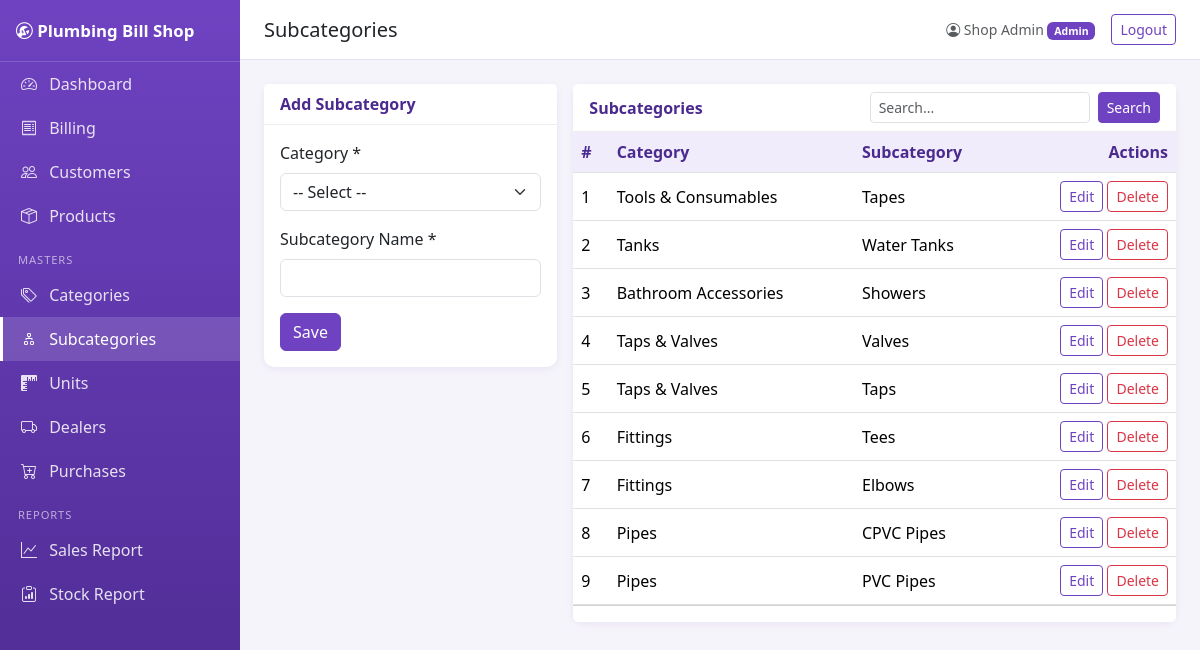
Screenshot of /subcategories/index.php (signed in) with the database file from the repository.
### tables this page shows
CREATE TABLE subcategories (
  id INT AUTO_INCREMENT PRIMARY KEY,
  category_id INT NOT NULL,
  name VARCHAR(100) NOT NULL,
  is_deleted TINYINT(1) NOT NULL DEFAULT 0,
  created_at TIMESTAMP NOT NULL DEFAULT CURRENT_TIMESTAMP,
  updated_at TIMESTAMP NOT NULL DEFAULT CURRENT_TIMESTAMP ON UPDATE CURRENT_TIMESTAMP,
  CONSTRAINT fk_sub_category FOREIGN KEY (category_id) REFERENCES categories(id)
);

CREATE TABLE categories (
  id INT AUTO_INCREMENT PRIMARY KEY,
  name VARCHAR(100) NOT NULL,
  is_deleted TINYINT(1) NOT NULL DEFAULT 0,
  created_at TIMESTAMP NOT NULL DEFAULT CURRENT_TIMESTAMP,
  updated_at TIMESTAMP NOT NULL DEFAULT CURRENT_TIMESTAMP ON UPDATE CURRENT_TIMESTAMP
);

### subcategories/index.php (called while the page is built, shortened)
<?php
require_once __DIR__ . '/../includes/init.php';
require_once __DIR__ . '/../includes/crud.php';
render_crud($pdo, [
    'table' => 'subcategories', 'path' => 'subcategories/index.php',
    'title' => 'Subcategories', 'singular' => 'Subcategory',
    'from' => 'subcategories t JOIN categories c ON c.id = t.category_id',
    'select' => 't.*, c.name AS category_name',
    'fields' => [
        'category_id' => ['label' => 'Category', 'type' => 'select', 'required' => true,
                          'options_sql' => 'SELECT id, name FROM categories WHERE is_deleted = 0 ORDER BY name'],
        'name' => ['label' => 'Subcategory Name', 'required' => true, 'unique' => true, 'max' => 100, 'scope' => ['category_id']],
    ],
    'columns' => ['category_name' => 'Category', 'name' => 'Subcategory'],
    'search' => ['t.name', 'c.name'],
    'guard' => 'SELECT COUNT(*) FROM products WHERE subcategory_id = ? AND is_deleted = 0',
    'guard_msg' => 'Active products use this subcategory. Change or remove them first.',
]);

### includes/init.php (called while the page is built, shortened)
<?php
function flash($type = null, $message = null)
{
    if ($type === null) {
        $storedMessage = $_SESSION['flash'] ?? null;
        return $storedMessage;
    }
    return null;
}
function paginate($pdo, $select, $from, $params = [], $orderBy = 'id DESC')
{
    $select = str_replace('\\*', '*', $select);
    $countSql = "SELECT COUNT(*) " . $from;
    $countStmt = $pdo->prepare($countSql);
    $countStmt->execute($params);
    $totalRecords = (int) $countStmt->fetchColumn();
    $perPage = 10;
    $pages = max(1, (int) ceil($totalRecords / $perPage));
    $page = max(1, (int) ($_GET['page'] ?? 1));
    $page = min($page, $pages);
    $offset = ($page - 1) * $perPage;
    $sql = "SELECT " . $select . " " . $from
         . " ORDER BY " . $orderBy
         . " LIMIT " . $perPage
         . " OFFSET " . $offset;
    $stmt = $pdo->prepare($sql);
    $stmt->execute($params);
    $rows = $stmt->fetchAll(PDO::FETCH_ASSOC);
    return [$rows, $pages, $page];
}
function e($value)
{
    return htmlspecialchars((string)$value, ENT_QUOTES, 'UTF-8');
}

### includes/crud.php (the view, shortened to what this page needs)
<?php
function render_crud(PDO $pdo, array $c): void
{
    $t = $c['table'];
    $fields = $c['fields'];
    $errors = [];
    $old = [];
    $editRow = null;
    $q = trim($_GET['q'] ?? '');
    $from = 'FROM ' . ($c['from'] ?? "$t t") . ' WHERE t.is_deleted = 0';
    $params = [];
    [$rows, $pages, $page] = paginate($pdo, $c['select'] ?? 't.*', $from, $params, 't.id DESC');
    include __DIR__ . '/header.php';
    $isEdit = !empty($editRow['id']);
    ?>
    <div class="row g-3">
      <div class="col-lg-4">
        <div class="card"><div class="card-header"><?= $isEdit ? 'Edit' : 'Add' ?> <?= e($c['singular']) ?></div>
          <div class="card-body">
            <form method="post" novalidate>
              <?php foreach ($fields as $f => $d):
                  $type = $d['type'] ?? 'text';
                  $val = $old[$f] ?? ($editRow[$f] ?? '');
                  $bad = isset($errors[$f]) ? ' is-invalid' : ''; ?>
                <div class="mb-3">
                  <label class="form-label"><?= e($d['label']) ?><?= !empty($d['required']) ? ' *' : '' ?></label>
                  <?php if ($type === 'select'): ?>
                    <select name="<?= $f ?>" class="form-select<?= $bad ?>">
                      <option value="">-- Select --</option>
                    </select>
                  <?php elseif ($type === 'textarea'): ?>
                    <textarea name="<?= $f ?>" rows="2" class="form-control<?= $bad ?>"><?= e($val) ?></textarea>
                  <?php else: ?>
                    <input name="<?= $f ?>" class="form-control<?= $bad ?>" value="<?= e($val) ?>">
                  <?php endif; ?>
                </div>
              <?php endforeach; ?>
              <button class="btn btn-purple"><?= $isEdit ? 'Update' : 'Save' ?></button>
            </form>
          </div></div>
      </div>
      <div class="col-lg-8">
        <div class="card">
          <div class="card-header d-flex justify-content-between align-items-center flex-wrap gap-2">
            <span><?= e($c['title']) ?></span>
            <form class="d-flex gap-2" method="get">
              <input name="q" value="<?= e($q) ?>" class="form-control form-control-sm" placeholder="Search...">
              <button class="btn btn-sm btn-purple">Search</button>
            </form>
          </div>
          <div class="table-responsive"><table class="table table-hover align-middle mb-0">
            <thead><tr><th>#</th>
              <?php foreach ($c['columns'] as $label): ?><th><?= e($label) ?></th><?php endforeach; ?>
              <th class="text-end">Actions</th></tr></thead>
            <tbody>
            <?php foreach ($rows as $i => $r): ?>
              <tr><td><?= $i + 1 + ($page - 1) * 10 ?></td>
                <?php foreach ($c['columns'] as $col => $label): ?><td><?= e($r[$col] ?? '') ?></td><?php endforeach; ?>
                <td class="text-end text-nowrap">
                  <a class="btn btn-sm btn-outline-purple" href="?edit=<?= (int)$r['id'] ?>">Edit</a>
                  <form method="post" class="d-inline" data-confirm="Delete this <?= e(strtolower($c['singular'])) ?>?">
                    <button class="btn btn-sm btn-outline-danger">Delete</button></form>
                </td></tr>
            <?php endforeach; if (!$rows): ?>
              <tr><td colspan="<?= count($c['columns']) + 2 ?>" class="text-center text-muted py-4">No records found.</td></tr>
            <?php endif; ?>
            </tbody></table></div>
          <div class="card-footer bg-white"><?= pager($pages, $page) ?></div>
        </div>
      </div>
    </div>
    <?php
    include __DIR__ . '/footer.php';
}

### assets/css/style.css (style rules this page uses)
:root { --purple:#6f42c1;--purple-dark:#4b2a8f;--purple-soft:#f1ecfb }
body { background:#f6f4fb;font-family:"Segoe UI",system-ui,sans-serif }
.card { border:0;box-shadow:0 2px 8px rgba(75,42,143,.08);border-radius:10px }
.card-header { background:#fff;border-bottom:1px solid #eee;font-weight:600;color:var(--purple-dark) }
.btn-purple { background:var(--purple);color:#fff;border-color:var(--purple) }
.btn-outline-purple { color:var(--purple);border-color:var(--purple) }
.table thead th { background:var(--purple-soft);color:var(--purple-dark);white-space:nowrap }

### rows the page displays
subcategories: page "1", category.name "Tools & Consumables", name "Tapes"
subcategories: page "2", category.name "Tanks", name "Water Tanks"
subcategories: page "3", category.name "Bathroom Accessories", name "Showers"
subcategories: page "4", category.name "Taps & Valves", name "Valves"
subcategories: page "5", category.name "Taps & Valves", name "Taps"
subcategories: page "6", category.name "Fittings", name "Tees"
subcategories: page "7", category.name "Fittings", name "Elbows"
subcategories: page "8", category.name "Pipes", name "CPVC Pipes"
subcategories: page "9", category.name "Pipes", name "PVC Pipes"

### other values shown
SHOP_NAME "Plumbing Bill Shop"
$pageTitle "Subcategories"
$_SESSION['user']['name'] "Shop Admin"
$_SESSION['user']['role'] "Admin"
$c['singular'] "Subcategory"
$d['label'] "Category"
$d['label'] "Subcategory Name"
$c['title'] "Subcategories"
$label "Category"
$label "Subcategory"
